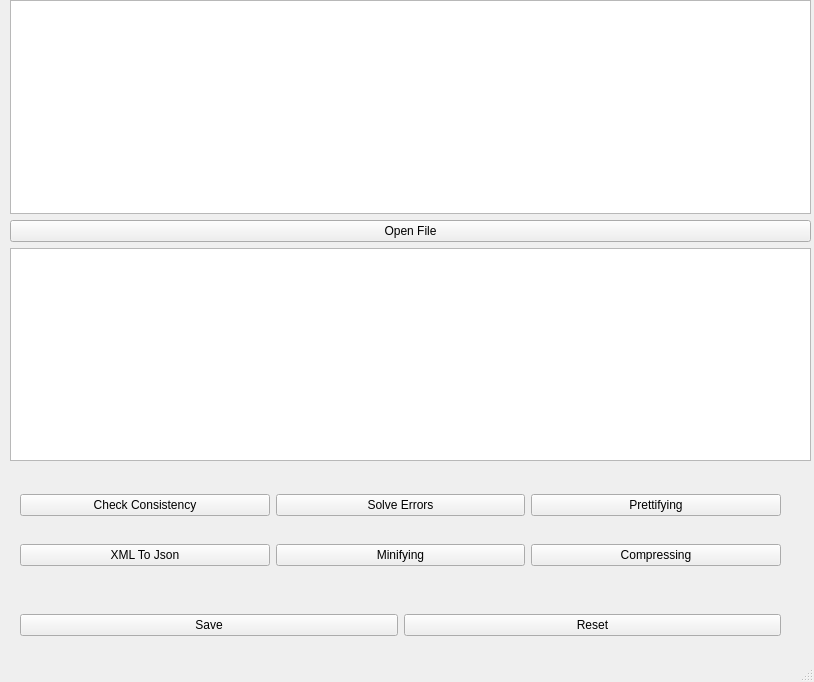
<?xml version="1.0" encoding="UTF-8"?>
<ui version="4.0">
 <class>MainWindow</class>
 <widget class="QMainWindow" name="MainWindow">
  <property name="geometry">
   <rect>
    <x>0</x>
    <y>0</y>
    <width>814</width>
    <height>682</height>
   </rect>
  </property>
  <property name="windowTitle">
   <string>MainWindow</string>
  </property>
  <widget class="QWidget" name="centralwidget">
   <widget class="QWidget" name="horizontalLayoutWidget">
    <property name="geometry">
     <rect>
      <x>20</x>
      <y>490</y>
      <width>761</width>
      <height>31</height>
     </rect>
    </property>
    <layout class="QHBoxLayout" name="horizontalLayout_7">
     <item>
      <widget class="QPushButton" name="Check_Consistency">
       <property name="text">
        <string>Check Consistency</string>
       </property>
      </widget>
     </item>
     <item>
      <widget class="QPushButton" name="Solve_Errors">
       <property name="text">
        <string>Solve Errors</string>
       </property>
      </widget>
     </item>
     <item>
      <widget class="QPushButton" name="Prettifying">
       <property name="text">
        <string>Prettifying</string>
       </property>
      </widget>
     </item>
    </layout>
   </widget>
   <widget class="QWidget" name="verticalLayoutWidget">
    <property name="geometry">
     <rect>
      <x>10</x>
      <y>0</y>
      <width>801</width>
      <height>461</height>
     </rect>
    </property>
    <layout class="QVBoxLayout" name="verticalLayout_5">
     <item>
      <widget class="QPlainTextEdit" name="originalXml"/>
     </item>
     <item>
      <widget class="QPushButton" name="Open_File">
       <property name="text">
        <string>Open File</string>
       </property>
      </widget>
     </item>
     <item>
      <widget class="QPlainTextEdit" name="modifiedXml"/>
     </item>
    </layout>
   </widget>
   <widget class="QWidget" name="horizontalLayoutWidget_2">
    <property name="geometry">
     <rect>
      <x>20</x>
      <y>540</y>
      <width>761</width>
      <height>31</height>
     </rect>
    </property>
    <layout class="QHBoxLayout" name="horizontalLayout_8">
     <item>
      <widget class="QPushButton" name="XML_To_Json">
       <property name="text">
        <string>XML To Json</string>
       </property>
      </widget>
     </item>
     <item>
      <widget class="QPushButton" name="Minifying">
       <property name="text">
        <string>Minifying</string>
       </property>
      </widget>
     </item>
     <item>
      <widget class="QPushButton" name="Compressing">
       <property name="text">
        <string>Compressing</string>
       </property>
      </widget>
     </item>
    </layout>
   </widget>
   <widget class="QWidget" name="horizontalLayoutWidget_3">
    <property name="geometry">
     <rect>
      <x>20</x>
      <y>610</y>
      <width>761</width>
      <height>31</height>
     </rect>
    </property>
    <layout class="QHBoxLayout" name="horizontalLayout">
     <item>
      <widget class="QPushButton" name="Save">
       <property name="text">
        <string>Save</string>
       </property>
      </widget>
     </item>
     <item>
      <widget class="QPushButton" name="Reset">
       <property name="text">
        <string>Reset</string>
       </property>
      </widget>
     </item>
    </layout>
   </widget>
  </widget>
  <widget class="QMenuBar" name="menubar">
   <property name="geometry">
    <rect>
     <x>0</x>
     <y>0</y>
     <width>814</width>
     <height>21</height>
    </rect>
   </property>
  </widget>
  <widget class="QStatusBar" name="statusbar"/>
 </widget>
 <resources/>
 <connections/>
</ui>
